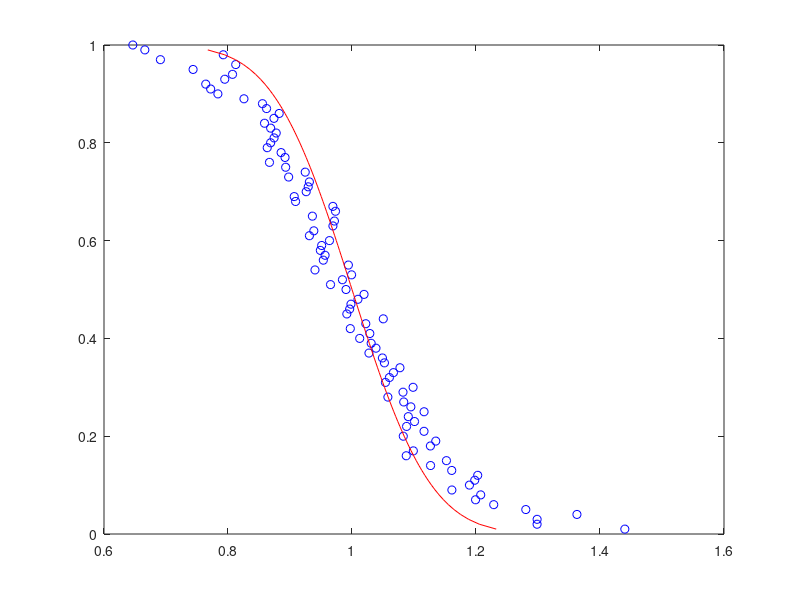

MATLAB code for this plot:
% Here we calculate the threhsold in energy detection by simulations. 
% This is a general method and applicable to all scenarios for energy detection.
% We assume that all the signals are complex Gaussian.
% Algorithm:
% 1. Assume only noise is received, i.e., primary user is absent.
% false alarm, then
% 2. Probability of False Alarm = energy above threshold/No. of Iteration.
% Code written by: Sanket Kalamkar, Indian Institute of Technology Kanpur,
% India.

clc
close all
clear all
L = 100; % 
iter = 100; % number of Monte Carlo Simulations
Pf = 0.01:0.01:1; % Probability of False Alarm
for tt = 1:length(Pf)
    tt
	for kk=1:iter 
		% noise1
		%n=(randn(1,L)+j*randn(1,L))./(sqrt(2)); % complex, real + image
		% noise2
		n=randn(1,L); % real
		y = n; 
		% energy
		energy = abs(y).^2; 
		energy_fin(kk) =(1/L).*sum(energy); % test statistic (normlized)
	end
 energy_desc = sort(energy_fin,'descend'); % arrange values in descending order
 thresh(tt) = energy_desc(ceil(Pf(tt)*iter)); % largest thres to avoid 'Pf(tt)' in each 'iter' group
end
plot(thresh, Pf, 'ob')
hold on

%%
thresh1 = (qfuncinv(Pf)./sqrt(L))+ 1; % Theroretical value of threshold
plot(thresh1, Pf, 'r')
hold on
